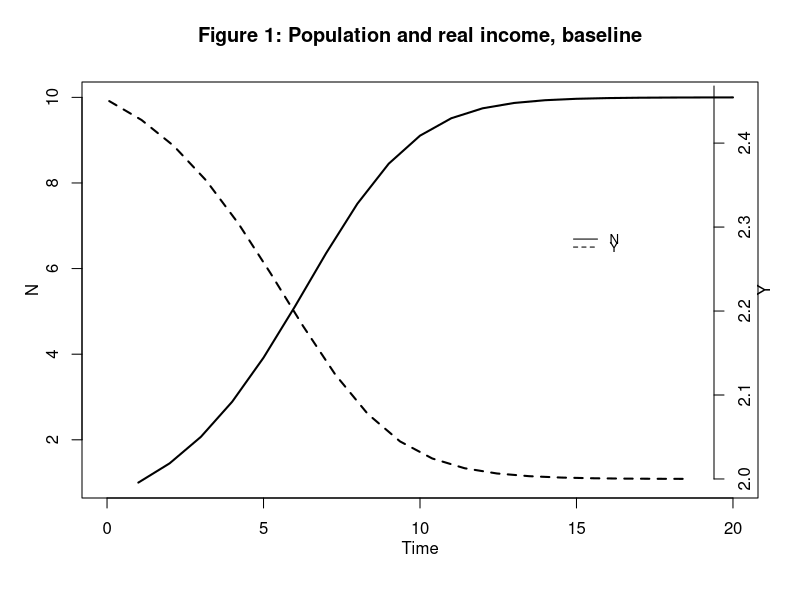
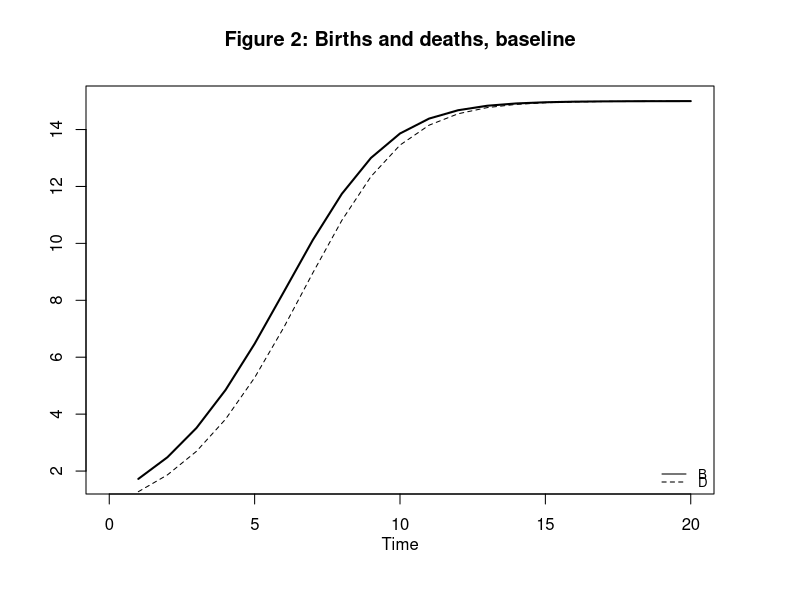
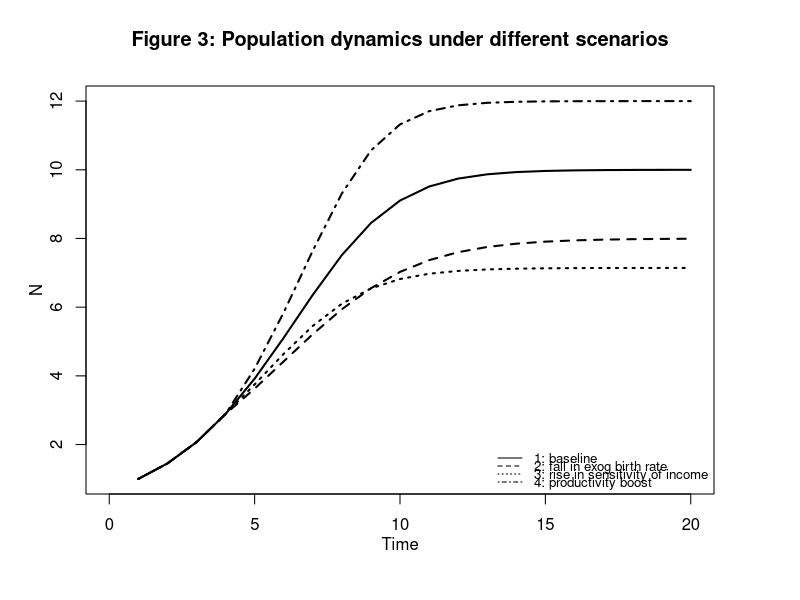
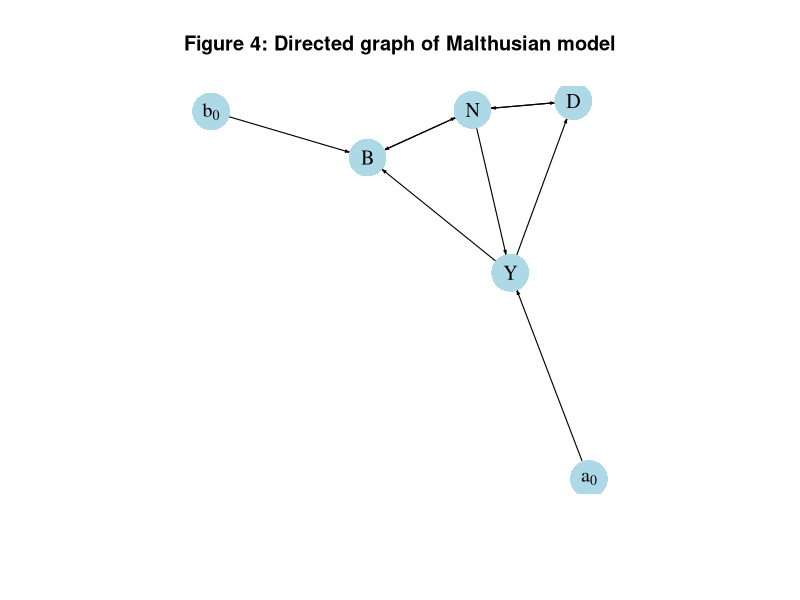

The R source for these figures, in order:
## ---- chunk 1
# Clear the environment
rm(list=ls(all=TRUE))

# Set number of periods
T=100

# Set number of scenarios (including baseline)
S=4

# Set period in which shock/shift will occur
s=5

# Create (S x T)-matrices that will contain the simulated data
N=matrix(data=0,nrow=S,ncol=T) # population
Y=matrix(data=0,nrow=S,ncol=T) # real income
B=matrix(data=0,nrow=S,ncol=T) # births
D=matrix(data=0,nrow=S,ncol=T) # deaths
N_eq=vector(length=S)          # equilibrium population
Y_eq=vector(length=S)          # equilibrium real income
B_eq=vector(length=S)          # equilibrium births
D_eq=vector(length=S)          # equilibrium deaths

# Set baseline parameter values
b0=matrix(data=0.5,nrow=S,ncol=T) # Exogenous birth rate
b1=0.5 # Sensitivity of births with respect to real income
d0=2.5 # Exogenous death rate
d1=0.5 # Sensitivity of deaths with respect to real income
a0=matrix(data=2.5,nrow=S,ncol=T) # Exogenous component of real income 
a1=matrix(data=0.05,nrow=S,ncol=T) #Sensitivity of the real income with respect to population

# Set parameter values for different scenarios
for (i in 1:S){  
  for (t in 1:T){
   if (t>=s && i==2){ # scenario 2: reduction in birth rate
    b0[2,t]=0.4
    }
    if (t>=s && i==3){ # scenario 3: increase in sensitivity of real income with respect to population
    a1[3,t]=0.07
   }
   if (t>=s && i==4){ # scenario 4: improvement in productivity
    a0[4,t]=2.6
   }
  }
}
  
# Initialise 
N[,1]=1
Y[,1]=1
B[,1]=1
D[,1]=1

# Simulate the model by looping over T time periods for S different scenarios
for (i in 1:S){  

  for (t in 2:T){
 
    for (iterations in 1:1000){ # run the model 1000-times in each period 
       
      # (1) Population dynamics    
      N[i,t] = N[i,t-1] + B[i,t-1] - D[i,t-1]
      
      # (2) Births
      B[i,t] = (b0[i,t] + b1*Y[i,t])*N[i,t]
      
      # (3) Deaths
      D[i,t] = (d0 - d1*Y[i,t])*N[i,t]  
      
      # (4) Real income
      Y[i,t] = a0[i,t] - a1[i,t]*N[i,t]   
      
    }   
  }
}

## ---- chunk 2
# Set maximum period for plots
Tmax=20

## Baseline
#Population and real income
plot(N[1, 2:(Tmax+1)],type="l", lwd=2, lty=1, xlim=range(0:(Tmax)), ylab = '', xlab = '')
title(main="Figure 1: Population and real income, baseline",ylab = 'N', xlab = 'Time',cex=0.8, line=2)
par(mar = c(5, 4, 4, 4) + 0.3)
par(new = TRUE)
plot(Y[1, 2:Tmax],type="l", col=1, lwd=2, lty=2, font.main=1,cex.main=1,ylab = '', axes=FALSE,
     xlab = '',ylim = range(Y[1, 2:20]),cex=0.8)
axis(side = 4, at = pretty(range(Y[1, 2:Tmax])))  
mtext("Y", side = 4, line = 2)
legend(15, 2.3, legend=c("N", "Y"),
        lty=1:2, cex=0.8, bty = "n", y.intersp=0.5)

# Births and deaths
plot(B[1, 2:(Tmax+1)],type="l", col=1, lwd=2, lty=1, xlim=range(0:(Tmax)), xlab="", ylab="") 
title(main="Figure 2: Births and deaths, baseline", xlab = 'Time',cex=0.8,line=2)
lines(D[1, 2:Tmax],lty=2)
legend("bottomright", legend=c("B", "D"),
       lty=1:2, cex=0.8, bty = "n", y.intersp=0.5)

## ---- chunk 3
## Population dynamics under different scenarios
plot(N[1, 2:(Tmax+1)],type="l", lwd=2, lty=1, xlim=range(0:(Tmax)), ylim=range(N[4, 2:Tmax]), ylab = '', xlab = '')
title(main="Figure 3: Population dynamics under different scenarios",ylab = 'N', xlab = 'Time',cex=0.8, line=2)
lines(N[2, 2:(Tmax+1)],lty=2, lwd=2)
lines(N[3, 2:(Tmax+1)],lty=3, lwd=2)
lines(N[4, 2:(Tmax+1)],lty=4, lwd=2)
legend("bottomright", legend=c("1: baseline","2: fall in exog birth rate", "3: rise in sensitivity of income",
      "4: productivity boost"), lty=1:4, cex=0.8, bty = "n", y.intersp=0.5)

## ---- chunk 4
## Create directed graph
# Construct auxiliary Jacobian matrix for 6 variables: N, B, D, Y, b0, a0,
# where non-zero elements in regular Jacobian are set to 1 and zero elements are unchanged

M_mat=matrix(c(0,1,1,0,0,0,
              1,0,0,1,1,0,
              1,0,0,1,0,0,
              1,0,0,0,0,1,
              0,0,0,0,0,0,
              0,0,0,0,0,0), 6, 6, byrow=TRUE)

# Create adjacency matrix from transpose of auxiliary Jacobian and add column names
A_mat=t(M_mat)

# Create and plot directed graph from adjacency matrix
library(igraph)
dg= graph_from_adjacency_matrix(A_mat, mode="directed", weighted= NULL)

# Define node labels
V(dg)$name=c("N", "B", "D", "Y", expression(b[0]), expression(a[0]))

# Plot adjacency matrix
plot(dg, main="Figure 4: Directed graph of Malthusian model", vertex.size=20, vertex.color="lightblue", 
     vertex.label.color="black", edge.arrow.size=0.2, edge.width=1.1, edge.size=1.2,
     edge.arrow.width=1, edge.color="black", vertex.label.cex=1.2, 
     vertex.frame.color="NA", margin=-0.1)
## ---- chunk 5
# Calculate analytical equilibrium solutions 
for (i in 1:S){
N_eq[i]=(b0[i,T]-d0+a0[i,T]*(b1+d1))/(a1[i,T]*(b1+d1))
Y_eq[i]=(d0-b0[i,T])/(b1+d1)
B_eq[i]=(b0[i,T] + b1*Y_eq[i])*N_eq[i]
D_eq[i]=(d0 - d1*Y_eq[i])*N_eq[i]
}

# Compare with numerical solutions (here for the example of Y, scenario1)
Y_eq[1]
Y[1,T]

# Check stability condition for all scenarios
for (i in 1:S){
print(abs(1-b0[i,T]+d0-a0[i,T]*(b1+d1)) < 1)
}
